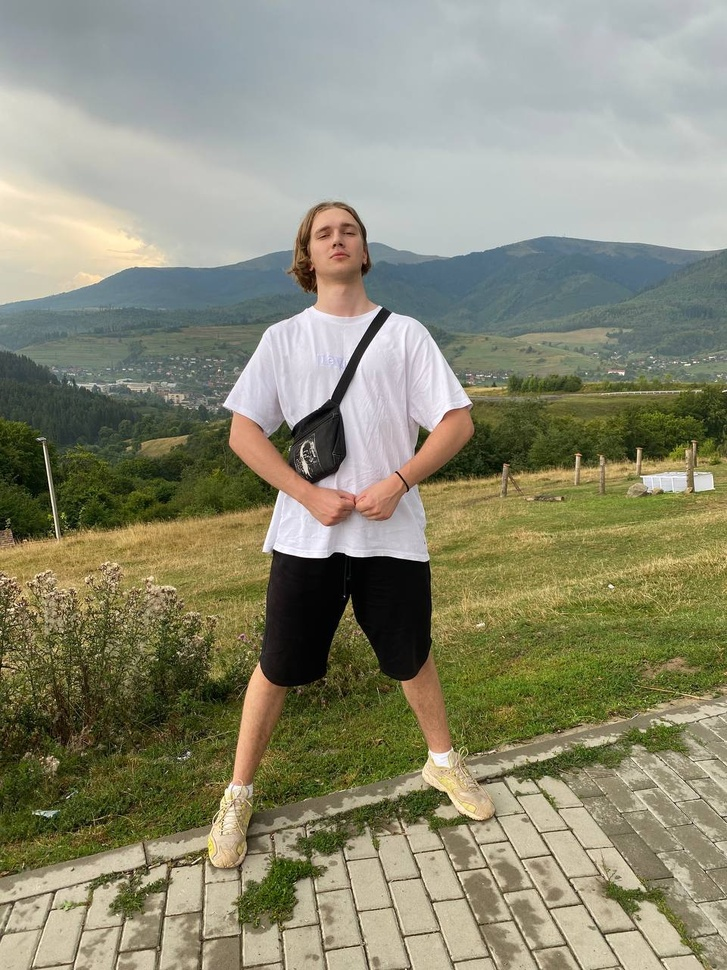
#> input picture lab2/lab21.jpg, 727 x 970 px, shrunk from 960 x 1280 before the run
$ jupyter execute --allow-errors lab2.ipynb
#> lines starting #> are read from the running program, lines starting #| are printed output that depends on the picture
[cell 1]
import numpy as np
import pandas as pd

#> (the rest of this cell did not finish here and is left out)

[cell 2]
from sklearn.preprocessing import MinMaxScaler
#> (the rest of this cell did not finish here and is left out)

#> (a cell that did not finish here is left out)

# PCA

[cell 4]
from sklearn.decomposition import PCA
pca = PCA(n_components=2)
#> (the rest of this cell did not finish here and is left out)

#> (a cell that did not finish here is left out)

#> (a cell that did not finish here is left out)

#> (a cell that did not finish here is left out)

[cell 8]
import seaborn as sns
#> (the rest of this cell did not finish here and is left out)

[cell 9]
from sklearn.manifold import TSNE
tsne = TSNE(n_components=2)
#> (the rest of this cell did not finish here and is left out)

[cell 10]
import cv2
import matplotlib.pyplot as plt
from sklearn.cluster import KMeans

original_image = cv2.imread("lab21.jpg")
#> original_image is the input picture: shape (970, 727, 3); mean B, G, R 115.6, 138.6, 139.5
plt.imshow(cv2.cvtColor(original_image, cv2.COLOR_BGR2RGB))
plt.axis("off")

[cell 11]
reshaped_image = np.reshape(
    original_image,
      ((original_image.shape[0] * original_image.shape[1]), 3))

model = KMeans(n_clusters=64)
target = model.fit_predict(reshaped_image)
color_space = model.cluster_centers_

output_image = np.reshape(color_space.astype(
    "uint8")[target], (original_image.shape[0], original_image.shape[1], 3))
con_image = cv2.cvtColor(output_image, cv2.COLOR_BGR2RGB)
plt.imshow(con_image)
plt.axis("off")

[cell 12]
model = KMeans(n_clusters=32)
target = model.fit_predict(reshaped_image)
color_space = model.cluster_centers_

output_image = np.reshape(color_space.astype(
    "uint8")[target], (original_image.shape[0], original_image.shape[1], 3))
con_image = cv2.cvtColor(output_image, cv2.COLOR_BGR2RGB)
plt.imshow(con_image)
plt.axis("off")

[cell 13]
model = KMeans(n_clusters=16)
target = model.fit_predict(reshaped_image)
color_space = model.cluster_centers_

output_image = np.reshape(color_space.astype(
    "uint8")[target], (original_image.shape[0], original_image.shape[1], 3))
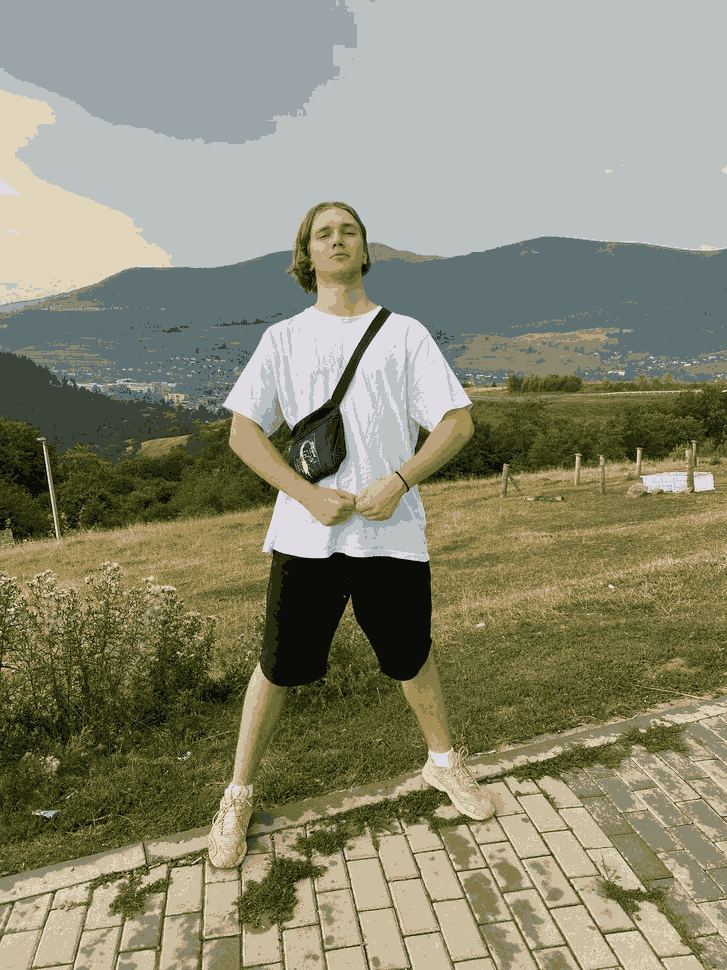
#> output_image: shape (970, 727, 3); mean B, G, R 115.2, 137.9, 138.8
con_image = cv2.cvtColor(output_image, cv2.COLOR_BGR2RGB)
plt.imshow(con_image)
plt.axis("off")

[cell 14]
model = KMeans(n_clusters=8)
target = model.fit_predict(reshaped_image)
color_space = model.cluster_centers_

output_image = np.reshape(color_space.astype(
    "uint8")[target], (original_image.shape[0], original_image.shape[1], 3))
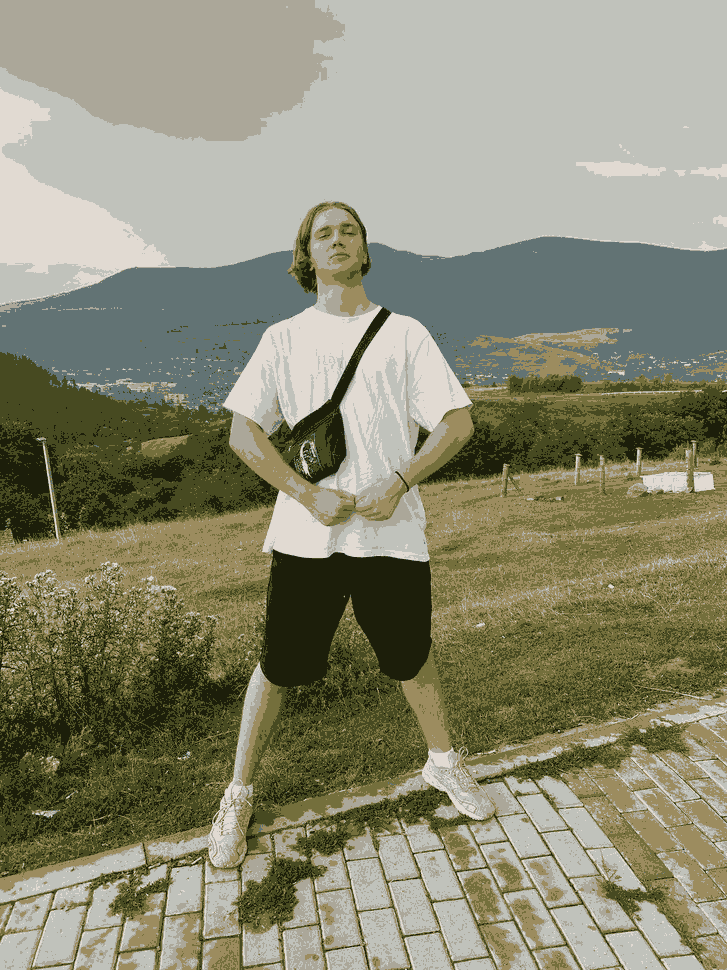
#> output_image: shape (970, 727, 3); mean B, G, R 115.3, 138.2, 138.9
con_image = cv2.cvtColor(output_image, cv2.COLOR_BGR2RGB)
plt.imshow(con_image)
plt.axis("off")
